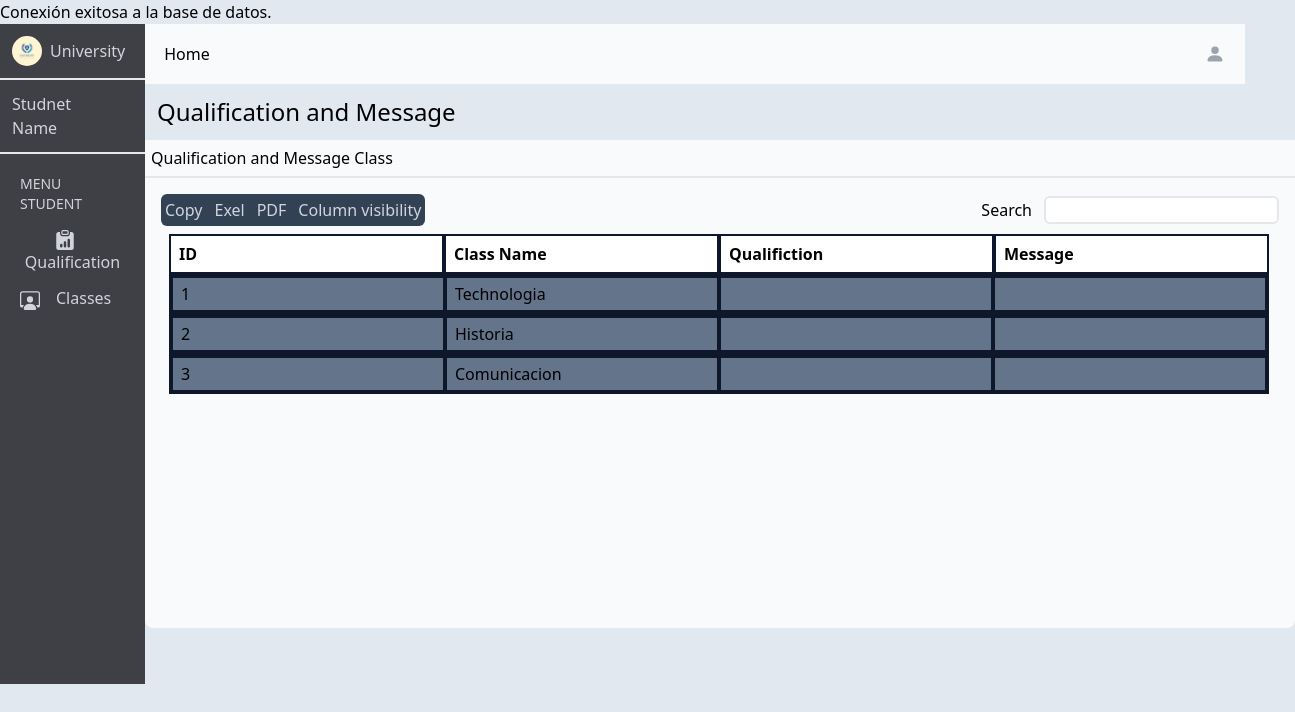
The page /alumncal.php (signed in) on the database its author committed.
### tables this page shows
CREATE TABLE IF NOT EXISTS `clases` (
  `id` int NOT NULL AUTO_INCREMENT,
  `clase` varchar(250) NOT NULL,
  `maestro_dni` int NOT NULL,
  PRIMARY KEY (`id`),
  KEY `maestro_dni` (`maestro_dni`)
);

### alumncal.php (the view, shortened to what this page needs)
<?php
require "connection.php";
$consulta = "SELECT * FROM clases";
$resultado = mysqli_query($connection, $consulta);
?>
<!DOCTYPE html>
<html lang="en">
<head>
    <link href="/dist/output.css" rel="stylesheet">
</head>
<body class="bg-slate-200">
    <main class="h-screen flex">
        <div class="w-custom-300 h-custom-660 bg-zinc-700">
            <div class="flex items-center p-3 gap-2 border-b-2">
                <img class="w-custom-30 h-custom-30 rounded-full" src="./assets/logo.jpg">
                <p class="text-gray-300">University</p>
            </div>
            <div class="p-3 border-b-2">
                <p class="text-gray-300">Studnet</p>
                <p class="text-gray-300">Name</p>
            </div>
            <div class="p-5 flex flex-col">
                <p class="flex justify-center text-gray-300 pb-4 text-sm">MENU STUDENT</p>
                <div class="flex flex-col items-start gap-3">
                    <button class="text-gray-300 hover:translate-y-[-4px]" onclick="calificacion()">
                        Qualification</button>
                    <button class="text-gray-300 hover:translate-y-[-4px]" onclick="clase()">
                        Classes</button>
                </div>
            </div>
        </div>
        <div class="flex flex-col">
        <div class="w-custom-1100 flex justify-between h-15 p-3 bg-slate-50">
                <button class="w-custom-60 text-center hover:bg-gray-300 rounded-md" onclick="dashboardalumn()">Home</button>
                <button class="px-2 py-2 flex justify-center hover:bg-gray-300 rounded-md" onclick="menuadmin()"><svg xmlns="http://www.w3.org/2000/svg" width="16" height="16" fill="currentColor" class="bi bi-person-fill text-gray-400 w-custom-20 h-custom-20 inline-block mr-0" viewBox="0 0 16 16">
                        <path d="M3 14s-1 0-1-1 1-4 6-4 6 3 6 4-1 1-1 1H3Zm5-6a3 3 0 1 0 0-6 3 3 0 0 0 0 6Z" />
                    </svg></button>
            </div>
            <div>
                <p class="p-3 text-bold text-2xl">Qualification and Message</p>
                <div class="w-custom-1150 h-10 p-1.5 bg-slate-50 border-b-2 flex justify-between">
                    <p>Qualification and Message Class</p>
                </div>
                <div class="w-full h-custom-450 p-4 bg-slate-50 rounded-b-lg">
                    <div class="flex justify-between">
                        <div class="w-64 p-1 flex bg-slate-700 gap-3 rounded-md">
                            <button class="text-gray-300">Copy</button>
                            <button class="text-gray-300">Exel</button>
                            <button class="text-gray-300">PDF</button>
                            <button class="text-gray-300">Column visibility</button>
                        </div>
                        <div class="flex justify-center items-center gap-3">
                            <p>Search</p>
                            <input class="w-20 h-8 border-2 rounded-md">
                        </div>
                    </div>
                    <div class="w-custom-1100 flex flex-col p-2">
                        <div class="w-custom-1100 h-custom-40 flex bg-white">
                            <div class="w-custom-300 border-2 border-slate-900 flex items-center p-2 font-bold">ID</div>
                            <div class="w-custom-300 border-2 border-slate-900 flex items-center p-2 font-bold">Class Name</div>
                            <div class="w-custom-300 border-2 border-slate-900 flex items-center p-2 font-bold">Qualifiction</div>
                            <div class="w-custom-300 border-2 border-slate-900 flex items-center p-2 font-bold">Message</div>
                        </div>
                        <?php
                        $contador = 1;
                        while ($fila = mysqli_fetch_assoc($resultado)) {
                            echo "<div class='w-custom-1100 h-custom-40 flex bg-slate-500 border-2 border-slate-900'>";
                            echo "<div class='w-custom-300 border-2 border-slate-900 flex items-center p-2'>" . $contador . "</div>";
                            echo "<div class='w-custom-300 border-2 border-slate-900 flex items-center p-2'>" . $fila['clase'] . "</div>";
                            echo "<div class='w-custom-300 border-2 border-slate-900 flex items-center p-2'> " . "</div>";
                            echo "<div class='w-custom-300 border-2 border-slate-900 flex items-center p-2'> " . "</div>";
                            echo "</div>";
                            $contador++;
                        }
                        ?>
                    </div>
                </div>
            </div>
        </div>
    </main>
</body>
</html>

### rows shown on the page
clases: clase "Technologia"
clases: clase "Historia"
clases: clase "Comunicacion"
